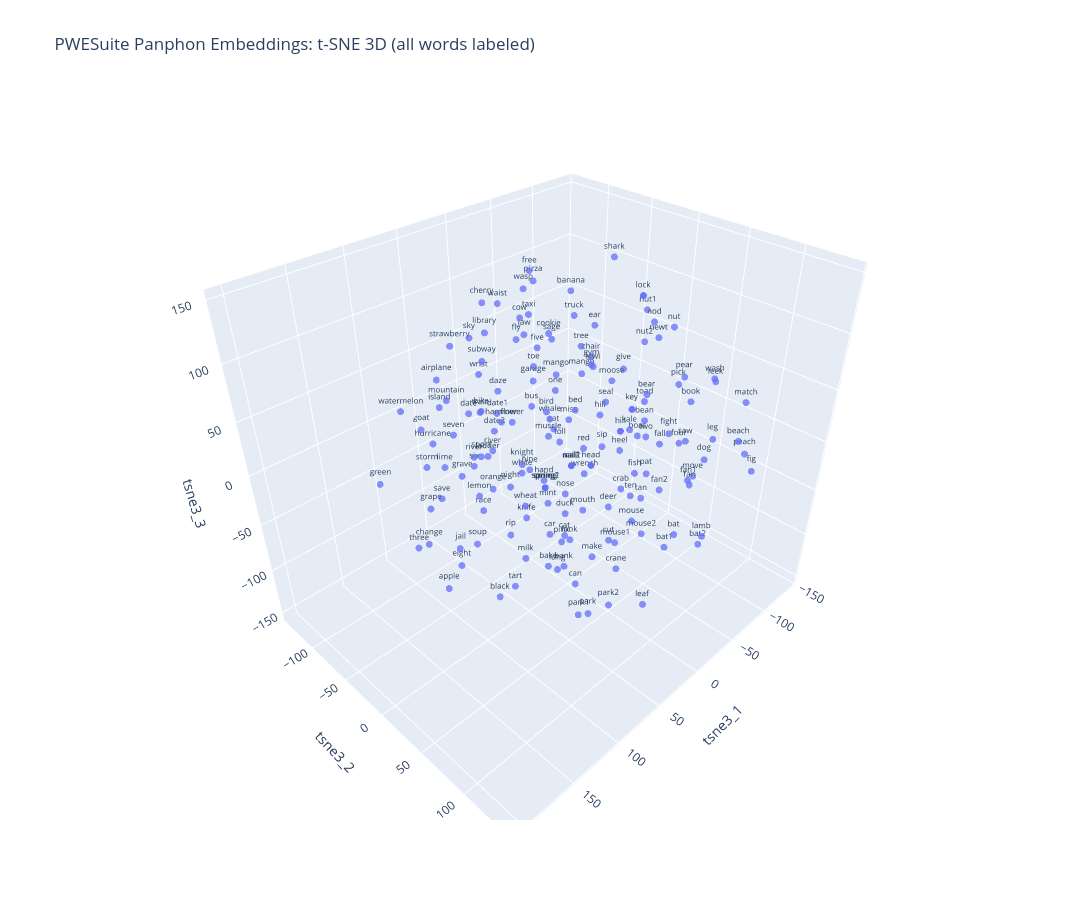

Here is the notebook cell this chart was saved with:
### Code cell
# 3D t-SNE interactive view with word labels
tsne3 = TSNE(
    n_components=3,
    perplexity=25,
    learning_rate="auto",
    init="pca",
    max_iter=1500,
    random_state=42,
)
tsne3_xyz = tsne3.fit_transform(Xz)

df["tsne3_1"] = tsne3_xyz[:, 0]
df["tsne3_2"] = tsne3_xyz[:, 1]
df["tsne3_3"] = tsne3_xyz[:, 2]

fig3 = px.scatter_3d(
    df,
    x="tsne3_1",
    y="tsne3_2",
    z="tsne3_3",
    text="word",
    hover_data=["word", "ipa", "word_len"],
    title="PWESuite Panphon Embeddings: t-SNE 3D (all words labeled)",
    width=1300,
    height=900,
)
fig3.update_traces(
    marker=dict(size=4, opacity=0.75),
    textposition="top center",
    textfont=dict(size=8),
)
fig3.show()

### Figure 1 — Plotly figure (JSON) as saved in the notebook; plotly's stock layout.template omitted (floating-point values rounded to 4 significant figures; data arrays with more than 128 entries replaced by an {"elided": "..."} marker saying what was removed)
{"data": [{"customdata": {"elided": "168x3 mixed values"}, "hovertemplate": "tsne3_1=%{x}<br>tsne3_2=%{y}<br>tsne3_3=%{z}<br>word=%{customdata[0]}<br>ipa=%{customdata[1]}<br>word_len=%{customdata[2]}<extra></extra>", "legendgroup": "", "marker": {"color": "#636efa", "opacity": 0.75, "size": 4, "symbol": "circle"}, "mode": "markers+text", "name": "", "scene": "scene", "showlegend": false, "text": {"elided": "168 str values"}, "textfont": {"size": 8}, "textposition": "top center", "type": "scatter3d", "x": {"elided": "168 float values"}, "y": {"elided": "168 float values"}, "z": {"elided": "168 float values"}}], "layout": {"height": 900, "legend": {"tracegroupgap": 0}, "scene": {"domain": {"x": [0, 1], "y": [0, 1]}, "xaxis": {"title": {"text": "tsne3_1"}}, "yaxis": {"title": {"text": "tsne3_2"}}, "zaxis": {"title": {"text": "tsne3_3"}}}, "title": {"text": "PWESuite Panphon Embeddings: t-SNE 3D (all words labeled)"}, "width": 1300}}
